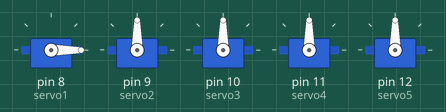
This sketch was run on a simulated Arduino Uno, built with avr-gcc and run on an emulated ATmega328P. Parts: 5 × servo.

Above: at 0.05 s.
At 1.25 s:
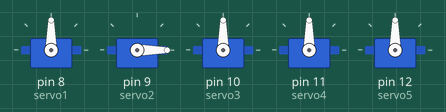
At 2.5 s:
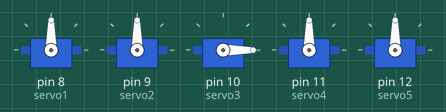
At 3.5 s:
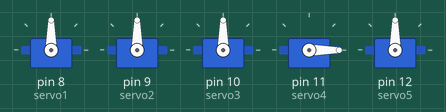
At 4.25 s:
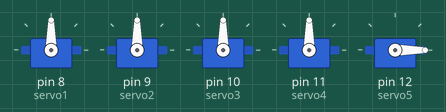
At 5.0 s:
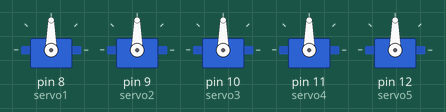
Timing chart, 0 to 6.5 s (numbered marks = the images above):
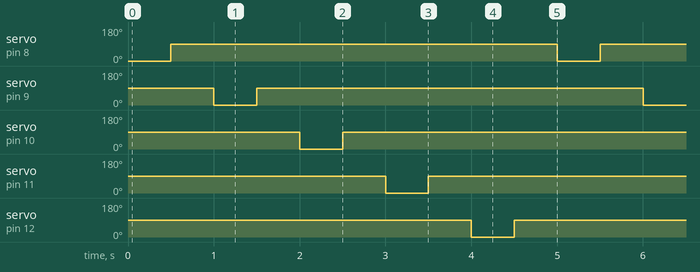

Measured:
- by itself, servo on pin 8 (servo1), servo on pin 9 (servo2), servo on pin 10 (servo3), servo on pin 11 (servo4), servo on pin 12 (servo5): alternates 90° for 4.5 s and 0° for 0.50 s

The sketch:

Servo_Setting.ino
```cpp
#include <Servo.h>

Servo servo1;
Servo servo2;
Servo servo3;
Servo servo4;
Servo servo5;

int pos1=0;
int pos2=0;
int pos3=0;
int pos4=0;
int pos5=0;

void setup(){
servo1.attach(8);
servo2.attach(9);
servo3.attach(10);
servo4.attach(11);
servo5.attach(12);
}

void loop()
{
servo1.write(0);
delay(500);
servo1.write(90);
delay(500);

servo2.write(0);
delay(500);
servo2.write(90);
delay(500);

servo3.write(0);
delay(500);
servo3.write(90);
delay(500);

servo4.write(0);
delay(500);
servo4.write(90);
delay(500);

servo5.write(0);
delay(500);
servo5.write(90);
delay(500);
}
```
